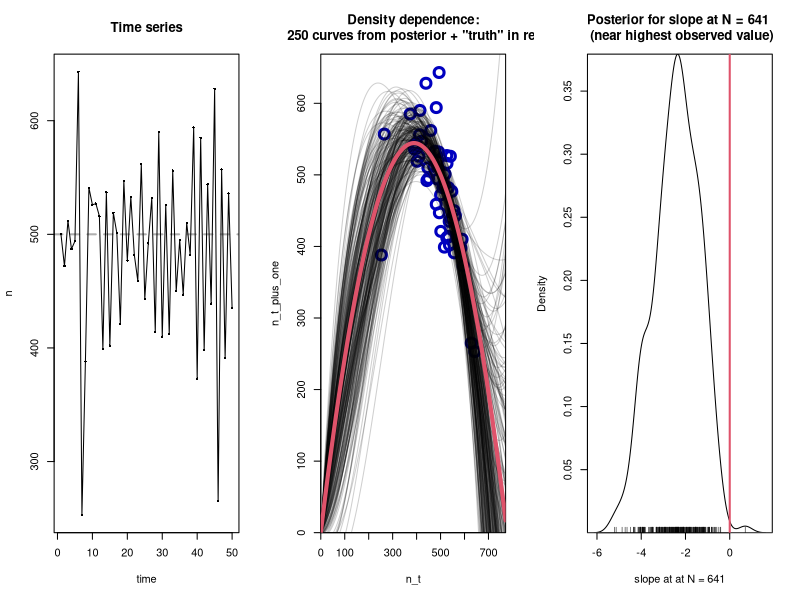

Write the R code that produced this figure.
set.seed(1)

library(MASS) # for mvrnorm


l = 50      # length of time series
KK = 500     # carrying capacity ("K" is for kernel below)
r = 1.8      # population growth rate

# Simulate time series
n = integer(l)
n[1] = KK # Initialize the population at carrying capacity
for(i in 1:(l - 1)){
  expected = n[i] + r * n[i] * (1 - n[i] / KK)
  expected.plus.noise = if(expected == 0){
    0
  }else{
    max(0, rnorm(1, expected, 50))
  }
  n[i + 1] = rpois(1, expected.plus.noise)
}

d = data.frame(n_t = n[-l], n_t_plus_one = n[-1])


# Gaussian process regression ---------------------------------------------

# Code based on Carl Boettiger's Cholesky method
# https://github.com/cboettig/nonparametric-bayes/blob/master/R/gp_fit.R

# Notation & algorithm mostly follow Rasmussen and Williams
# http://www.gaussianprocess.org/gpml/chapters/
# See especially Chapter 2 and Algorithm 2.1

# Pull out the data from the data frame
# Add (0,0) as a "data" point: extinction is forever
x = c(0, d[[1]])
y = c(0, d[[2]]) - mean(d[[2]]) # y is scaled to be mean zero

# Tuning parameters for the GP
process_noise = 100  # sigma_n: populations can fluctuate this much for non-density reasons
lengthscale = sd(y) * 10   # smoothness of the learned functions
sigma_f = 1E5        # Function variance is very high: function can go anywhere eventually.

# Range of values to plot
x_seq = seq(0, max(d) * 1.2, length = 1000)

## Squared exponential kernel
SE <- function(Xi,Xj, l=lengthscale){
  sigma_f^2 * exp(-0.5 * (Xi - Xj)^2 / lengthscale^2)
}
covar <- function(X, Y) outer(X, Y, SE, lengthscale) 
K <- covar(x, x)

# Add process noise along kernel's diagonal
I <-  diag(1, length(x))
I[1, 1] = 1E-5 # No process noise for the *fact* that curve goes though (0,0)
K_altered = K + process_noise ^ 2 * I

# Cholesky decomposition method for GP regression
L <- t(chol(K_altered))
alpha <- solve(t(L), solve(L, y))
k_star <- covar(x, x_seq)


mu <- t(k_star) %*% alpha + mean(d[[2]]) # Expected values along x_seq; note that the mean is added back in.
v <- solve(L, k_star)
var <- covar(x_seq,x_seq) - t(v) %*% v # Correlated uncertainty along x_seq


# Can use loglik to optimize process_noise, lengthscale, and sigma_f
loglik <- -.5 * t(y) %*% alpha - sum(log(diag(L))) - length(n) * log(2 * pi) / 2


# Examples of possible density dependence relationships from model's posterior
sample_curves = t(mvrnorm(250, mu, covar(x_seq,x_seq) - t(v) %*% v))



# plots -------------------------------------------------------------------
par(mfrow = c(1, 3))

# Plot 1
plot(n, type = "o", xlab = "time", cex = .5, pch = 16, main = "Time series")
abline(h = KK, col = "#00000050", lty = 2, lwd = 2)

# Plot 2
plot(
  d, 
  xlim = c(0, max(x_seq)), 
  ylim = c(0, max(d)) * 1.04, 
  pch = 1, 
  xaxs = "i", 
  yaxs = "i", 
  col = "#0000C0",
  lwd = 3,
  cex = 2,
  main = "Density dependence:\n 250 curves from posterior + \"truth\" in red"
)
# Spaghetti lines showing possible density dependence curves
matplot(
  x_seq, 
  sample_curves, 
  type = "l",
  lty = 1,
  add = TRUE,
  col = "#00000030",
  lwd = 1
)
# "True" relationship in red
curve(
  x + r * x * (1 - x / KK), 
  add = TRUE, 
  col = 2, 
  lwd = 4, 
  from = 0, 
  to = max(x_seq)
)

# Plot 3
slopes = (sample_curves[831, ] - sample_curves[830, ]) / (x_seq[831] - x_seq[830])
plot(
  density(slopes),
  xlab = paste("slope at at N =", round(mean(x_seq[830:831]))),
  main = paste(
    "Posterior for slope at N =", 
    round(mean(x_seq[830:831])),
    "\n (near highest observed value)"
  ), 
  yaxs = "i"
)
abline(v = 0, col = 2, lwd = 2)
rug(slopes)
